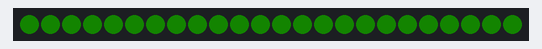
Simulated run of this sketch. Board: Arduino Uno, built with avr-gcc and run on an emulated ATmega328P. Parts: 24 RGB LEDs in strip order, left to right. Dim RGB values are drawn brighter than linear; what the sketch prints to the serial monitor is not drawn.

Above: at 1.7 s.
At 4.5 s:
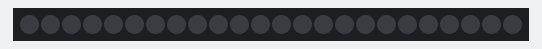

The sketch:

flickering.ino
```cpp
//***************************************************************
// Breathing effect
// Color shifts from hueA to hueB as it pulses.
//
// Set A and B to the same hue if you don't want the color to
// change.  Saturation for the high and low can also be set.
//
// Marc Miller, 2015
// Updated Aug 2020 - removed delay, added dim8_video
// Oct 2021 Moded by github.com/LakesideMiners
//***************************************************************

#include "FastLED.h"
#define LED_TYPE    WS2811  //WS2811, WS2812, WS2812B
#define COLOR_ORDER RGB
#define DATA_PIN 5
#define NUM_LEDS 24
#define BRIGHTNESS 10
CRGB leds[NUM_LEDS];

static float pulseSpeed = 0.5;  // Larger value gives faster pulse.

uint8_t hueA = 100;  // Start hue at valueMin.
uint8_t satA = 255;  // Start saturation at valueMin.
float valueMin = 120.0;  // Pulse minimum value (Should be less then valueMax).

uint8_t hueB = 80;  // End hue at valueMax.
uint8_t satB = 255;  // End saturation at valueMax.
float valueMax = 255.0;  // Pulse maximum value (Should be larger then valueMin).

uint8_t hue = hueA;  // Do Not Edit
uint8_t sat = satA;  // Do Not Edit
float val = valueMin;  // Do Not Edit
uint8_t hueDelta = hueA - hueB;  // Do Not Edit
static float delta = (valueMax - valueMin) / 2.35040238;  // Do Not Edit


//---------------------------------------------------------------
void setup(){
  Serial.begin(115200);  // Allows serial monitor output (check baud rate)
  delay(500);  // Startup delay
  FastLED.addLeds<LED_TYPE, DATA_PIN, COLOR_ORDER>(leds, NUM_LEDS);
  FastLED.setBrightness(BRIGHTNESS);
  FastLED.clear();
  FastLED.show();
  Serial.println("Setup done.  \n");
}


//---------------------------------------------------------------
void loop(){
  float dV = ((exp(sin(pulseSpeed * millis()/2000.0*PI)) -0.36787944) * delta);
  val = valueMin + dV;
  hue = map(val, valueMin, valueMax, hueA, hueB);  // Map hue based on current val
  sat = map(val, valueMin, valueMax, satA, satB);  // Map sat based on current val

  for (int i = 0; i < NUM_LEDS; i++) {
    leds[i] = CHSV(hue, sat, val);

    // You can experiment with commenting out these dim8_video lines
    // to get a different sort of look.
    leds[i].r = dim8_video(leds[i].r);
    leds[i].g = dim8_video(leds[i].g);
    leds[i].b = dim8_video(leds[i].b);
  }

  FastLED.show();

} // end_main_loop
```

Measured:
- by itself, everything shown: repeats every 8.0 s, in 16 steps
- what the display in image 1 shows lasts 3.2 s, from 4.4 s to 7.6 s
